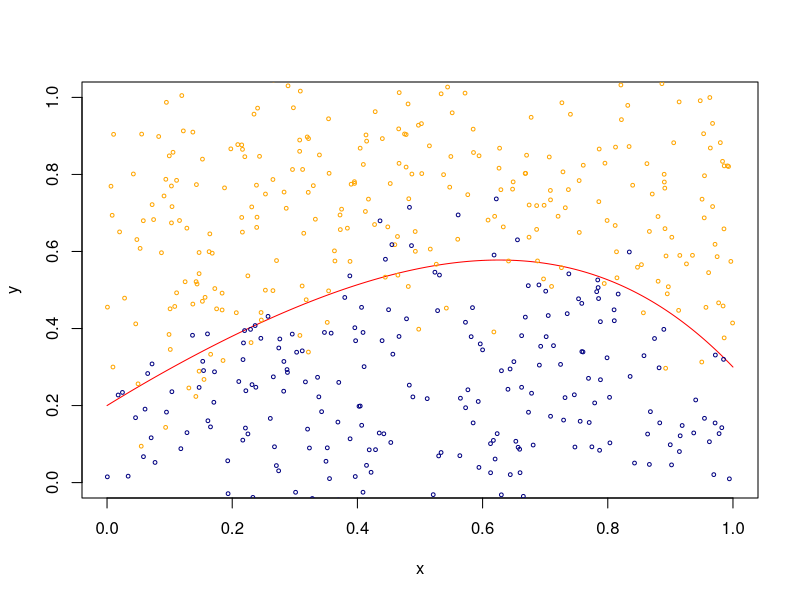
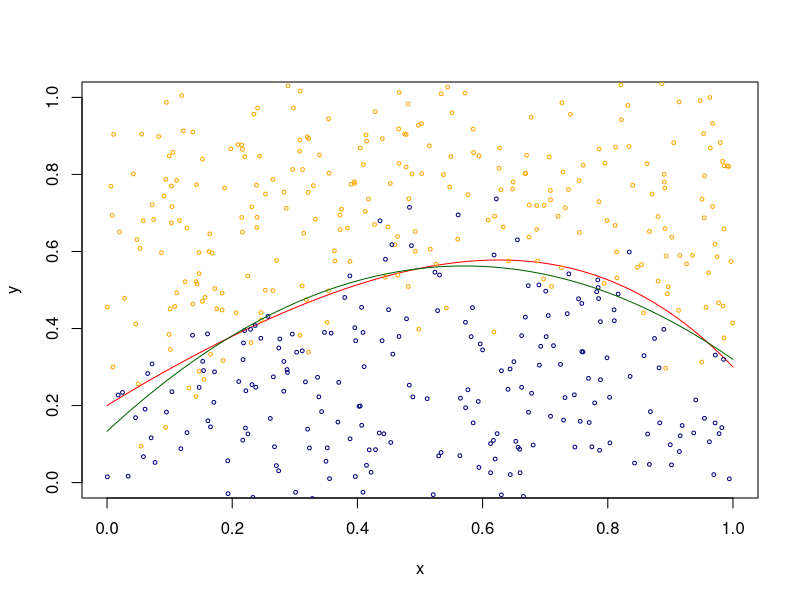
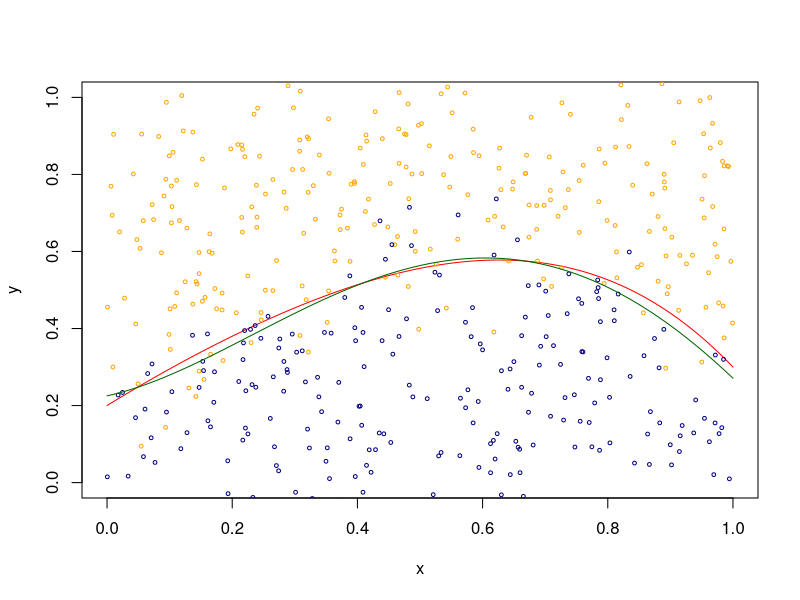
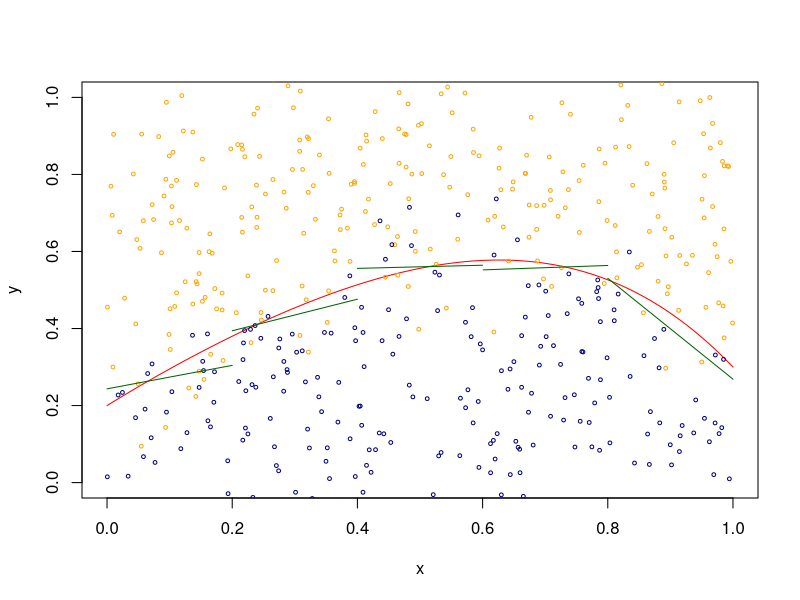

R code for these plots, in order:
## ---- chunk 1
knitr::opts_chunk$set(echo = TRUE)
set.seed(123)
## ---- chunk 2
f<-function(x){
  return(0.2 + x - 0.5*x^2 + 0.1*x^3 - 0.5*x^4)
}
xv = seq(0,1,0.001)
yv = f(xv)

dx = runif(500)
dy = runif(500)

boundry = f(dx)
label = (dy>boundry)+0

x_value = dx
y_value = dy + rnorm(length(dy),sd=0.1)
training_data = cbind(y_value, x_value, label)
plot(yv~xv,xlim=c(0,1), ylim=c(0,1),t = "l",col="red",xlab="x", ylab="y")
points(y_value[label==1]~x_value[label==1],cex=0.5,col="orange")
points(y_value[label==0]~x_value[label==0],cex=0.5,col="navyblue")

## ---- chunk 3
x1 = x_value
x2 = x_value^2
fit = glm(label~x1+x2+y_value,family=binomial(link="probit"))
c = -(fit$coef/fit$coef[4])[1:3]
yv2 = c[1] + c[2]*xv + c[3]*xv^2 
plot(yv~xv,xlim=c(0,1), ylim=c(0,1),t = "l",col="red",xlab="x", ylab="y")
points(y_value[label==1]~x_value[label==1],cex=0.5,col="orange")
points(y_value[label==0]~x_value[label==0],cex=0.5,col="navyblue")
lines(yv2~xv, col = "darkgreen")
## ---- chunk 4
x1 = x_value
x2 = x_value^2
x3 = x_value^3
x4 = x_value^4
fit = glm(label~x1+x2+x3+x4+y_value,family=binomial(link="probit"))
c = -(fit$coef/fit$coef[6])[1:5]
yv3 = c[1] + c[2]*xv + c[3]*xv^2 + c[4]*xv^3 + c[5]*xv^4

plot(yv~xv,xlim=c(0,1), ylim=c(0,1),t = "l",col="red",xlab="x", ylab="y")
points(y_value[label==1]~x_value[label==1],cex=0.5,col="orange")
points(y_value[label==0]~x_value[label==0],cex=0.5,col="navyblue")
lines(yv3~xv, col = "darkgreen")
## ---- chunk 5
lb = seq(0,0.8,0.2)
rb = seq(0.2,1.0,0.2)

get_line<-function(outcome,x,y){
  fit = glm(outcome~x+y,family=binomial(link="probit"))
  c = -(fit$coef/fit$coef[3])[1:2]
  return(c)
}


coef = t(sapply(1:length(lb), function(x) get_line(label[x_value>=lb[x]&x_value<=rb[x]], x_value[x_value>=lb[x]&x_value<=rb[x]],y_value[x_value>=lb[x]&x_value<=rb[x]])))

plot(yv~xv,xlim=c(0,1), ylim=c(0,1),t = "l",col="red",xlab="x", ylab="y")
points(y_value[label==1]~x_value[label==1],cex=0.5,col="orange")
points(y_value[label==0]~x_value[label==0],cex=0.5,col="navyblue")
pl<-function(mu, beta, x){
  y = mu+beta*x 
  lines(y~x,col="darkgreen")
}
null_out= sapply(1:length(rb), function(x) pl(coef[x,1],coef[x,2], xv[xv>=lb[x]&xv<=rb[x]]))

